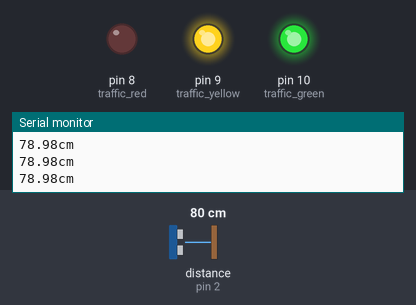
Recording of a sketch running on a simulated Arduino Uno, built with avr-gcc and run on an emulated ATmega328P. On the bench: output pins drawn as LEDs (lit = HIGH), the last lines printed to the serial monitor. Wiring (inferred from the names in the program): ultrasonic range finder: trigger pin 3; echo pin 2. The test bench sets the inputs (shaded band); at power-on: distance to the obstacle (sensor on pin 2) 80 cm. The echo pulse lasts 58.3 µs per cm; pins used as bus, display or sensor lines are not drawn.

Above: at 1.2 s.
1.3 s: distance to the obstacle (sensor on pin 2) set to 18 cm
2.8 s: distance to the obstacle (sensor on pin 2) set to 15 cm
At 3.9 s:
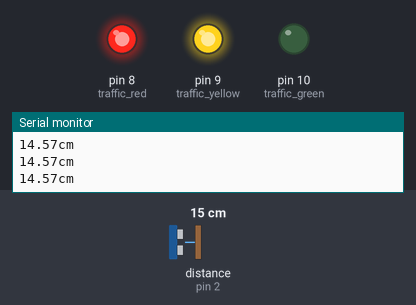
4.3 s: distance to the obstacle (sensor on pin 2) set to 35 cm
At 5.6 s:
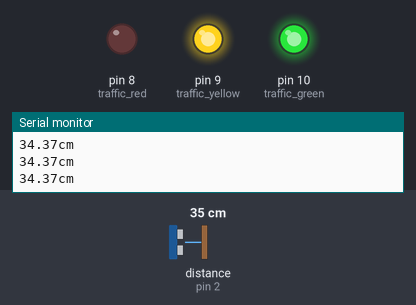
5.9 s: distance to the obstacle (sensor on pin 2) set to 2 cm
At 6.5 s:
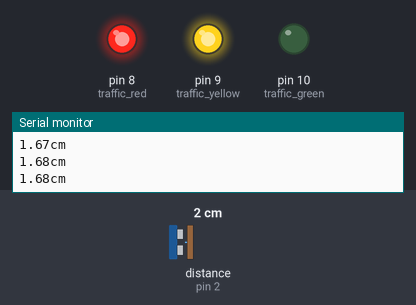
Timing chart, 0 to 8.5 s (numbered marks = the images above; inputs shaded):
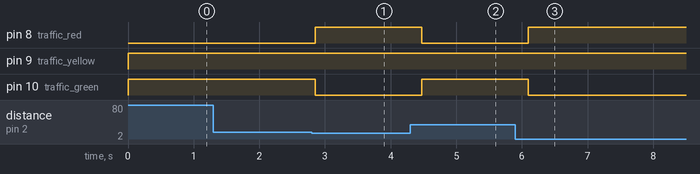

The sketch:

sketch_dec12a.ino
```cpp
int echoPin = 2;
int trigPin = 3;
int traffic_red = 8;
int traffic_yellow = 9;
int traffic_green = 10;

void setup() {
  Serial.begin(9600);
  pinMode(trigPin, OUTPUT);
  pinMode(echoPin, INPUT);
  pinMode(traffic_red, OUTPUT);
  pinMode(traffic_yellow, OUTPUT);
  pinMode(traffic_green, OUTPUT);
}

void loop() {
  digitalWrite(trigPin, LOW);
  digitalWrite(echoPin, LOW);
  delayMicroseconds(2);
  digitalWrite(trigPin, HIGH);
  delayMicroseconds(2);
  digitalWrite(trigPin, LOW);

  unsigned long duration = pulseIn(echoPin, HIGH);
  float distance = ( (float) (340 * duration) / 10000 ) / 2;

  Serial.print(distance);
  Serial.println("cm");

  digitalWrite(traffic_red, LOW);
  digitalWrite(traffic_yellow, HIGH);
  digitalWrite(traffic_green, LOW);

  if(distance < 16){
    digitalWrite(traffic_red, HIGH); //GREEN
  }
  // else if(distance >= 20 && distance < 25){
  //   digitalWrite(traffic_yellow, HIGH); //X
  // }
  else if(distance > 16){
    digitalWrite(traffic_green, HIGH); //RED
  }
  delay(200);
}
```

Measured:
- the behaviour switches between 17 and 16 cm on distance to the obstacle (sensor on pin 2) (found by bisection; images 0 and 1)
- after the input at 2.8 s, pin 8 (traffic_red): LOW → HIGH after 0.06 s; pin 10 (traffic_green): HIGH → LOW after 0.06 s
- after the input at 4.3 s, pin 8 (traffic_red): HIGH → LOW after 0.17 s; pin 10 (traffic_green): LOW → HIGH after 0.17 s
- after the input at 5.9 s, pin 8 (traffic_red): LOW → HIGH after 0.19 s; pin 10 (traffic_green): HIGH → LOW after 0.19 s
